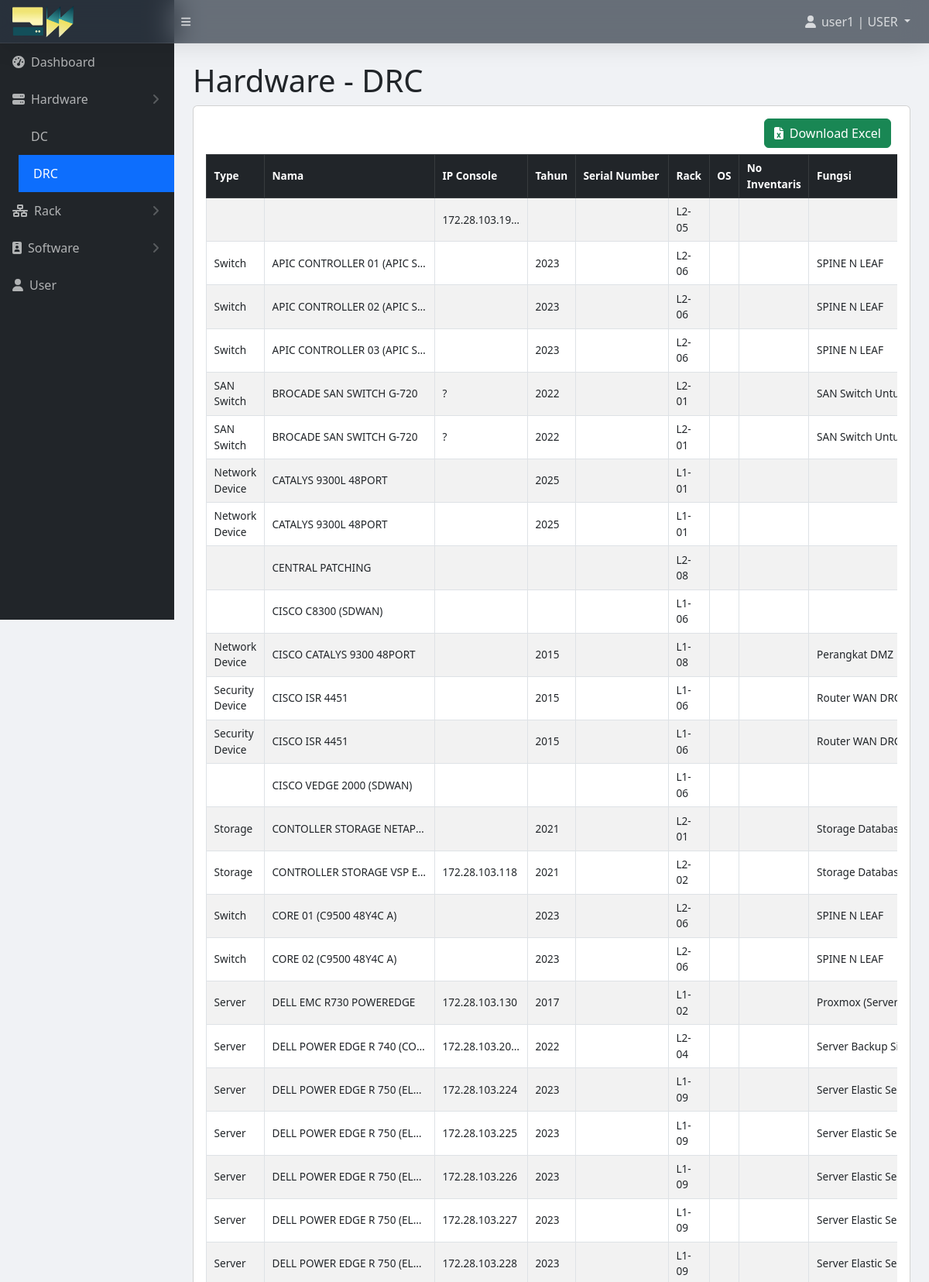
Screenshot of /hardware_drc.php (signed in, upper part) with the database file from the repository.
### tables this page shows
CREATE TABLE hardware (
    id INT AUTO_INCREMENT PRIMARY KEY,
    type_perangkat TEXT,
    nama_perangkat VARCHAR(100),
    ip_console VARCHAR(50) DEFAULT NULL,
    tahun_pengadaan INT DEFAULT NULL, 
    serial_number VARCHAR(100) DEFAULT NULL,
    rack VARCHAR(50),
    operating_system VARCHAR(100) DEFAULT NULL,
    no_iventaris VARCHAR(100) DEFAULT NULL,
    fungsi VARCHAR(100) DEFAULT NULL,
    status TEXT DEFAULT NULL,
    keterangan TEXT DEFAULT NULL,
    end_of_support VARCHAR(100) DEFAULT NULL,
    support_vendor VARCHAR(100) DEFAULT NULL,
    kontrak_support_start DATE DEFAULT NULL,
    kontrak_support_finish DATE DEFAULT NULL,
    tanggal_bast DATE DEFAULT NULL,
    lokasi ENUM('DC','DRC') NOT NULL,
    backup_type VARCHAR(50) DEFAULT NULL, 
    ups_status VARCHAR(50) DEFAULT NULL,
	 partner VARCHAR(50),
	 u_position INT DEFAULT NULL,
	 u_height INT DEFAULT 1  
);

### hardware_drc.php (the view, shortened to what this page needs)
<?php
require 'function.php';
$role = $_SESSION['role'];
$username = $_SESSION['username'];
?>
<!DOCTYPE html>
<html lang="en">
<head>
    <link href="https://cdn.jsdelivr.net/npm/simple-datatables@7.1.2/dist/style.min.css" rel="stylesheet" />
    <link href="css/styles.css" rel="stylesheet" />
</head>
<body class="sb-nav-fixed">
    <nav class="sb-topnav navbar navbar-expand navbar-dark">
        <a class="navbar-brand ps-3" href="index.php">
            <img src="img/logo2.png" alt="Logo" height="50">
        </a>
        <button class="btn btn-link btn-sm me-4 text-white" id="sidebarToggle"><i class="fas fa-bars"></i></button>
        <ul class="navbar-nav ms-auto me-3">
            <li class="nav-item dropdown">
                <a class="nav-link dropdown-toggle" id="userDropdown" href="#" role="button" data-bs-toggle="dropdown"
                    aria-expanded="false">
                    <i class="fas fa-user fa-fw"></i> <?= htmlspecialchars($username) ?> | <?= strtoupper($role) ?>
                </a>
            </li>
        </ul>
    </nav>
    <div id="layoutSidenav">
        <div id="layoutSidenav_nav">
            <nav class="sb-sidenav accordion sb-sidenav-dark" id="sidenavAccordion">
                <div class="sb-sidenav-menu">
                    <div class="nav">
                        <a class="nav-link" href="index.php">
                            <i class="fas fa-tachometer-alt me-2"></i>Dashboard
                        </a>
                        <a class="nav-link collapsed" href="#" data-bs-toggle="collapse"
                            data-bs-target="#collapseHardware" aria-expanded="false" aria-controls="collapseHardware">
                            <i class="fas fa-server me-2"></i>Hardware
                            <div class="sb-sidenav-collapse-arrow"><i class="fas fa-angle-down"></i></div>
                        </a>
                        <div class="collapse show" id="collapseHardware" aria-labelledby="headingOne"
                            data-bs-parent="#sidenavAccordion">
                            <nav class="sb-sidenav-menu-nested nav">
                                <a class="nav-link" href="hardware_dc.php">DC</a>
                                <a class="nav-link active" href="hardware_drc.php">DRC</a>
                            </nav>
                        </div>
                        <a class="nav-link collapsed" href="#" data-bs-toggle="collapse" data-bs-target="#collapseRack"
                            aria-expanded="false" aria-controls="collapseRack">
                            <i class="fas fa-network-wired me-2"></i>Rack
                            <div class="sb-sidenav-collapse-arrow"><i class="fas fa-angle-down"></i></div>
                        </a>
                        <a class="nav-link collapsed" href="#" data-bs-toggle="collapse"
                            data-bs-target="#collapseSoftware" aria-expanded="false" aria-controls="collapseSoftware">
                            <i class="fas fa-id-badge me-2"></i>Software
                            <div class="sb-sidenav-collapse-arrow"><i class="fas fa-angle-down"></i></div>
                        </a>
                        <?php if ($role === 'admin'): ?>
                            <a class="nav-link" href="admin.php">
                                <i class="fas fa-user-cog me-2"></i>Admin
                            </a>
                        <?php elseif ($role === 'user'): ?>
                            <a class="nav-link " href="user.php">
                                <i class="fas fa-user me-2"></i>User
                            </a>
                        <?php endif; ?>
                    </div>
                </div>
            </nav>
        </div>
        <div id="layoutSidenav_content">
            <main>
                <div class="container-fluid px-4">
                    <h1 class="mt-4">Hardware - DRC</h1>
                    <div class="card mb-4">
                        <div class="card-body">
                            <div class="d-flex justify-content-between mb-2">
                                <div>
                                    <a href="export_hardware_drc.php" class="btn btn-success me-2">
                                        <i class="fas fa-file-excel me-1"></i> Download Excel
                                    </a>
                                </div>
                            </div>
                            <div class="table-responsive">
                            <table id="datatablesSimple" class="table table-striped table-bordered table-sm table-compact mb-0">
                                <thead class="table-dark">
                                    <tr>
                                        <th>Type</th>
                                        <th>Nama</th>
                                        <th>IP Console</th>
                                        <th>Tahun</th>
                                        <th>Serial Number</th>
                                        <th>Rack</th>
                                        <th>OS</th>
                                        <th>No Inventaris</th>
                                        <th>Fungsi</th>
                                    </tr>
                                </thead>
                                <tbody>
                                    <?php
                                    $result = mysqli_query($koneksi, "SELECT * FROM hardware WHERE lokasi = 'DRC' ORDER BY nama_perangkat ASC");
                                    while ($row = mysqli_fetch_assoc($result)) {
                                        echo "<tr>";
                                        echo "<td>" . htmlspecialchars($row['type_perangkat']) . "</td>";
                                        echo '<td class="col-nama" title="' . htmlspecialchars($row['nama_perangkat'], ENT_QUOTES) . '">' . htmlspecialchars($row['nama_perangkat']) . '</td>';
                                        echo '<td class="col-ip" title="' . htmlspecialchars($row['ip_console'], ENT_QUOTES) . '">' . htmlspecialchars($row['ip_console']) . '</td>';
                                        echo "<td>" . htmlspecialchars($row['tahun_pengadaan']) . "</td>";
                                        echo '<td class="col-serial" title="' . htmlspecialchars($row['serial_number'], ENT_QUOTES) . '">' . htmlspecialchars($row['serial_number']) . '</td>';
                                        echo "<td>" . htmlspecialchars($row['rack']) . "</td>";
                                        echo "<td>" . htmlspecialchars($row['operating_system']) . "</td>";
                                        echo '<td class="col-inv" title="' . htmlspecialchars($row['no_iventaris'], ENT_QUOTES) . '">' . htmlspecialchars($row['no_iventaris']) . '</td>';
                                        echo '<td class="col-fungsi" title="' . htmlspecialchars($row['fungsi'], ENT_QUOTES) . '">' . htmlspecialchars($row['fungsi']) . '</td>';
                                        echo "</tr>";
                                    }
                                    ?>
                                </tbody>
                            </table>
                        </div>
                    </div>
                </div>
            </main>
        </div>
    </div>
</body>
</html>

### hardware_drc.php (style rules this page uses)
.table-compact th, .table-compact td { padding: 0.45rem 0.6rem; vertical-align: middle; font-size: 0.85rem; }
#datatablesSimple .col-nama { max-width: 220px; }
#datatablesSimple .col-fungsi { max-width: 140px; }
#datatablesSimple .col-serial { max-width: 120px; }
#datatablesSimple .col-ip { max-width: 120px; }
#datatablesSimple .col-inv { max-width: 120px; }
#datatablesSimple td[class^="col-"] { white-space: nowrap; overflow: hidden; text-overflow: ellipsis; }
.sb-sidenav-dark .sb-sidenav-menu .nav-link.active { color: #ffffff; background-color: #0d6efd; font-weight: 500; }

### rows the page displays
hardware: ip_console "172.28.103.19…", rack "L2-05"
hardware: type_perangkat "Switch", nama_perangkat "APIC CONTROLLER 01 (APIC S…", tahun_pengadaan "2023", rack "L2-06", fungsi "SPINE N LEAF"
hardware: type_perangkat "Switch", nama_perangkat "APIC CONTROLLER 02 (APIC S…", tahun_pengadaan "2023", rack "L2-06", fungsi "SPINE N LEAF"
hardware: type_perangkat "Switch", nama_perangkat "APIC CONTROLLER 03 (APIC S…", tahun_pengadaan "2023", rack "L2-06", fungsi "SPINE N LEAF"
hardware: type_perangkat "SAN Switch", nama_perangkat "BROCADE SAN SWITCH G-720", ip_console "?", tahun_pengadaan "2022", rack "L2-01", fungsi "SAN Switch Untu…"
hardware: type_perangkat "SAN Switch", nama_perangkat "BROCADE SAN SWITCH G-720", ip_console "?", tahun_pengadaan "2022", rack "L2-01", fungsi "SAN Switch Untu…"
hardware: type_perangkat "Network Device", nama_perangkat "CATALYS 9300L 48PORT", tahun_pengadaan "2025", rack "L1-01"
hardware: type_perangkat "Network Device", nama_perangkat "CATALYS 9300L 48PORT", tahun_pengadaan "2025", rack "L1-01"
hardware: nama_perangkat "CENTRAL PATCHING", rack "L2-08"
hardware: nama_perangkat "CISCO C8300 (SDWAN)", rack "L1-06"
hardware: type_perangkat "Network Device", nama_perangkat "CISCO CATALYS 9300 48PORT", tahun_pengadaan "2015", rack "L1-08", fungsi "Perangkat DMZ"
hardware: type_perangkat "Security Device", nama_perangkat "CISCO ISR 4451", tahun_pengadaan "2015", rack "L1-06", fungsi "Router WAN DRC…"
hardware: type_perangkat "Security Device", nama_perangkat "CISCO ISR 4451", tahun_pengadaan "2015", rack "L1-06", fungsi "Router WAN DRC…"
hardware: nama_perangkat "CISCO VEDGE 2000 (SDWAN)", rack "L1-06"
hardware: type_perangkat "Storage", nama_perangkat "CONTOLLER STORAGE NETAP…", tahun_pengadaan "2021", rack "L2-01", fungsi "Storage…"
hardware: type_perangkat "Storage", nama_perangkat "CONTROLLER STORAGE VSP E…", ip_console "172.28.103.118", tahun_pengadaan "2021", rack "L2-02", fungsi "Storage Databas…"
hardware: type_perangkat "Switch", nama_perangkat "CORE 01 (C9500 48Y4C A)", tahun_pengadaan "2023", rack "L2-06", fungsi "SPINE N LEAF"
hardware: type_perangkat "Switch", nama_perangkat "CORE 02 (C9500 48Y4C A)", tahun_pengadaan "2023", rack "L2-06", fungsi "SPINE N LEAF"
hardware: type_perangkat "Server", nama_perangkat "DELL EMC R730 POWEREDGE", ip_console "172.28.103.130", tahun_pengadaan "2017", rack "L1-02", fungsi "Proxmox (Server…"
hardware: type_perangkat "Server", nama_perangkat "DELL POWER EDGE R 740 (CO…", ip_console "172.28.103.20…", tahun_pengadaan "2022", rack "L2-04", fungsi "Server Backup Si…"
hardware: type_perangkat "Server", nama_perangkat "DELL POWER EDGE R 750 (EL…", ip_console "172.28.103.224", tahun_pengadaan "2023", rack "L1-09", fungsi "Server Elastic Se…"
hardware: type_perangkat "Server", nama_perangkat "DELL POWER EDGE R 750 (EL…", ip_console "172.28.103.225", tahun_pengadaan "2023", rack "L1-09", fungsi "Server Elastic Se…"
hardware: type_perangkat "Server", nama_perangkat "DELL POWER EDGE R 750 (EL…", ip_console "172.28.103.226", tahun_pengadaan "2023", rack "L1-09", fungsi "Server Elastic Se…"
hardware: type_perangkat "Server", nama_perangkat "DELL POWER EDGE R 750 (EL…", ip_console "172.28.103.227", tahun_pengadaan "2023", rack "L1-09", fungsi "Server Elastic Se…"
hardware: type_perangkat "Server", nama_perangkat "DELL POWER EDGE R 750 (EL…", ip_console "172.28.103.228", tahun_pengadaan "2023", rack "L1-09", fungsi "Server Elastic Se…"

### other values shown
$username "user1"
$role "USER"
